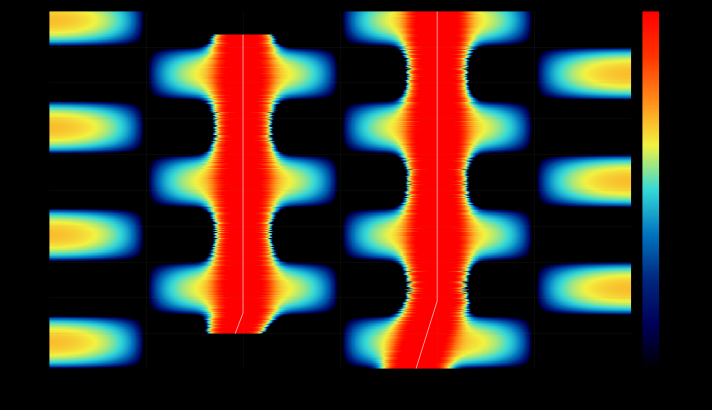
#> input picture btr_gens/btr_out/20261105_152635/btr_A_hull.png, 1424 x 820 px (shown at 1/2 size); its folder holds 3 pictures in this run
$ python check_axis_calib.py
#> lines starting #> are read from the running program, lines starting #| are printed output that depends on the picture; after the words box and inside, x2 and y2 are one past the last pixel; in counts of white or black regions, pixels touching at a corner belong together
# -*- coding: utf-8 -*-
"""用网格线(灰色点线)精确标定 BTR 图的像素<->坐标映射, 并 dump 方位剖面。"""
import os
import sys

import numpy as np
from PIL import Image

sys.path.insert(0, os.path.dirname(os.path.abspath(__file__)))
import btr_infer_track as B

SRC = os.path.join(os.path.dirname(os.path.abspath(__file__)),
                   "btr_out", "20261105_152635")

for tag in ("hull", "tow"):
    img = np.asarray(Image.open(os.path.join(SRC, f"btr_A_{tag}.png")).convert("RGB"))
    R, G, Bl = img[..., 0].astype(int), img[..., 1].astype(int), img[..., 2].astype(int)
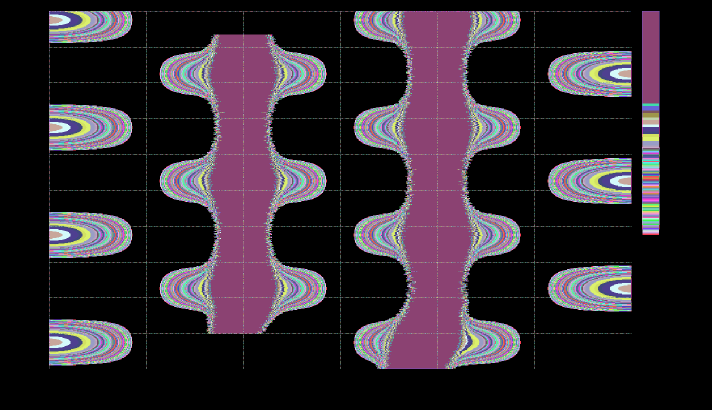
#> R: shape (820, 1424) int64 (shown at 1/2 size); 240 distinct labels, from 0 to 255; one colour per label, 0 black
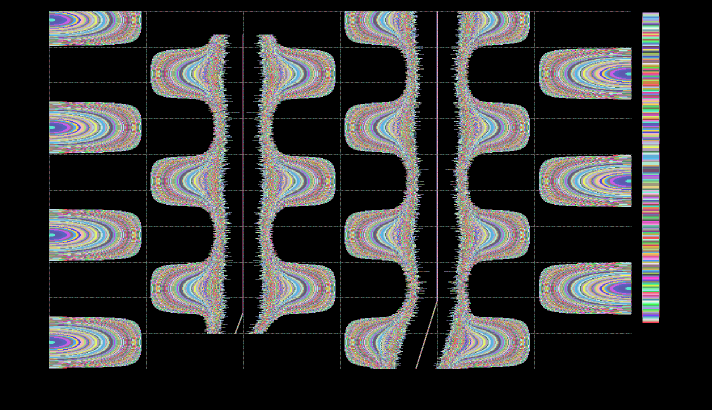
#> G: shape (820, 1424) int64 (shown at 1/2 size); 243 distinct labels, from 0 to 242; one colour per label, 0 black
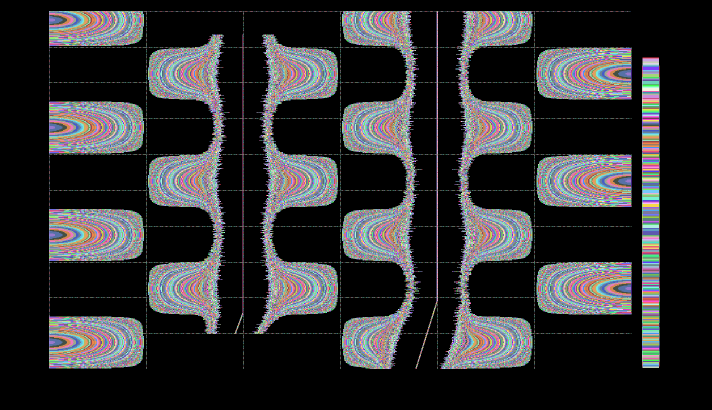
#> Bl: shape (820, 1424) int64 (shown at 1/2 size); 217 distinct labels, from 0 to 216; one colour per label, 0 black
    gray = (np.abs(R - G) < 12) & (np.abs(G - Bl) < 12) & (R > 25) & (R < 130)
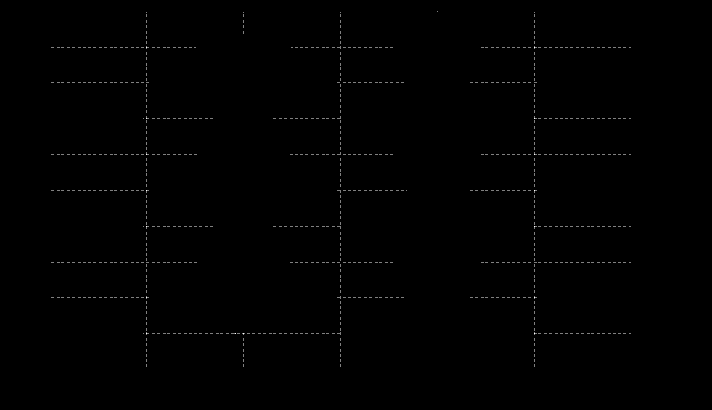
#> gray: shape (820, 1424) bool (shown at 1/2 size); 0.19% white in thin lines or dots, all inside (x1, y1, x2, y2) = (103, 22, 1261, 734)
    cnt_col = gray.sum(0)
#> cnt_col = 1424 values, max 202 at index 292, min 0 at index 0, mean 1.53
    cnt_row = gray.sum(1)
#> cnt_row = 820 values, max 233 at index 309, min 0 at index 0, mean 2.65
    base_c = np.median(cnt_col)
#> base_c = 0
    base_r = np.median(cnt_row)
#> base_r = 0
    pk_c = [i for i in range(1, len(cnt_col) - 1)
            if cnt_col[i] > base_c + 25 and cnt_col[i] >= cnt_col[i - 1]
            and cnt_col[i] > cnt_col[i + 1]]
#> pk_c = [292, 486, 680, 1069]
    pk_r = [i for i in range(1, len(cnt_row) - 1)
            if cnt_row[i] > base_r + 25 and cnt_row[i] >= cnt_row[i - 1]
            and cnt_row[i] > cnt_row[i + 1]]
#> pk_r = [94, 165, 237, 309, 380, 452, 524, 595, 667]
    # 合并相邻
    def group(idxs):
        out, cur = [], [idxs[0]]
#> out = []; cur = [292]
        for v in idxs[1:]:
            if v - cur[-1] <= 3:
                cur.append(v)
            else:
                out.append(sum(cur) / len(cur)); cur = [v]
#> this loop made 3 passes
#> (v, cur) on passes 1 to 3: (486, [486]), (680, [680]), (1069, [1069])
#> after the loop, out = [292, 486, 680]
        out.append(sum(cur) / len(cur))
        return out
    gc = group(pk_c) if pk_c else []
#> gc = [292, 486, 680, 1069]
    gr = group(pk_r) if pk_r else []
#> the loop in group (call 2), `for v in idxs[1:]:` made 8 passes
#> (v, cur) on passes 1 to 8: (165, [165]), (237, [237]), (309, [309]), (380, [380]), (452, [452]), (524, [524]), (595, [595]), (667, [667])
#> gr = [94, 165, 237, 309, 380, 452, 524, 595, 667]
    print(f"=== {tag}: 图像 {img.shape}")
#| === hull: 图像 (820, 1424, 3)
    print(f"  竖直网格线列: {[round(v,1) for v in gc]}")
#|   竖直网格线列: [292.0, 486.0, 680.0, 1069.0]
    if len(gc) > 1:
        print(f"  间距: {[round(gc[i+1]-gc[i],1) for i in range(len(gc)-1)]}")
#|   间距: [194.0, 194.0, 389.0]
    print(f"  水平网格线行: {[round(v,1) for v in gr]}")
#|   水平网格线行: [94.0, 165.0, 237.0, 309.0, 380.0, 452.0, 524.0, 595.0, 667.0]
    if len(gr) > 1:
        print(f"  间距: {[round(gr[i+1]-gr[i],1) for i in range(len(gr)-1)]}")
#|   间距: [71.0, 72.0, 72.0, 71.0, 72.0, 72.0, 71.0, 72.0]
#> pass 2 of the loop `for tag in ("hull", "tow"):`:
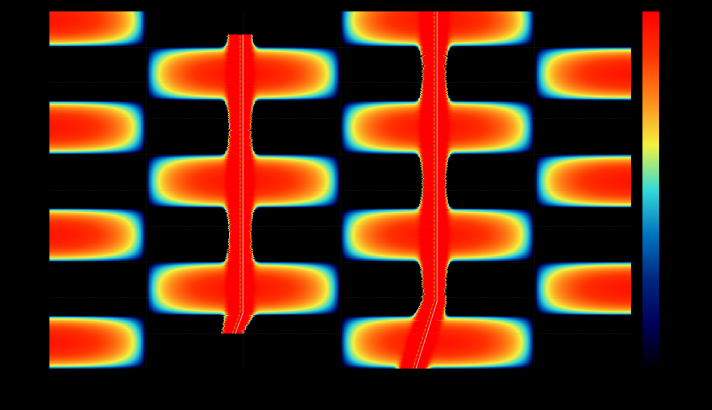
#> input picture btr_gens/btr_out/20261105_152635/btr_A_tow.png, 1424 x 820 px (shown at 1/2 size)
#> R: shape (820, 1424) int64; 197 distinct labels, from 0 to 255
#> `R, G, Bl = img[..., 0].astype(int), img[..., 1].astype(int), img[..., ..`:
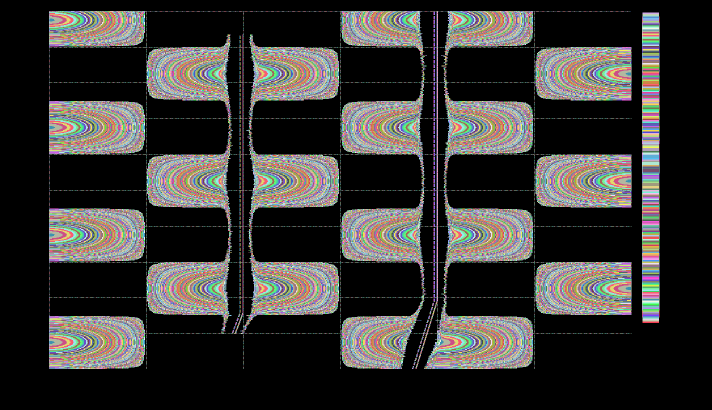
#> G: shape (820, 1424) int64 (shown at 1/2 size); 243 distinct labels, from 0 to 242; one colour per label, 0 black
#> Bl: shape (820, 1424) int64; 217 distinct labels, from 0 to 216
#> `gray = (np.abs(R - G) < 12) & (np.abs(G - Bl) < 12) & (R > 25) & (R < ..`:
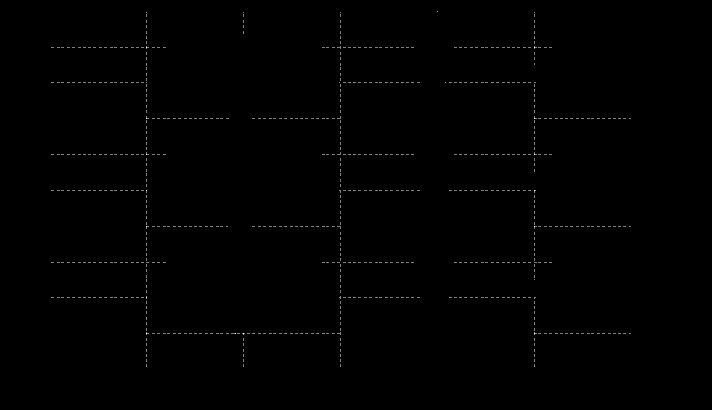
#> gray: shape (820, 1424) bool (shown at 1/2 size); 0.18% white in thin lines or dots, all inside (x1, y1, x2, y2) = (103, 22, 1261, 734)
#> cnt_col = 1424 values, max 202 at index 292, min 0 at index 0, mean 1.46
#> cnt_row = 820 values, max 180 at index 309, min 0 at index 0, mean 2.53
#| === tow: 图像 (820, 1424, 3)
#|   竖直网格线列: [292.0, 486.0, 680.0, 1069.0]
#|   间距: [194.0, 194.0, 389.0]
#|   水平网格线行: [94.0, 165.0, 237.0, 309.0, 380.0, 452.0, 524.0, 595.0, 667.0]
#|   间距: [71.0, 72.0, 72.0, 71.0, 72.0, 72.0, 71.0, 72.0]
